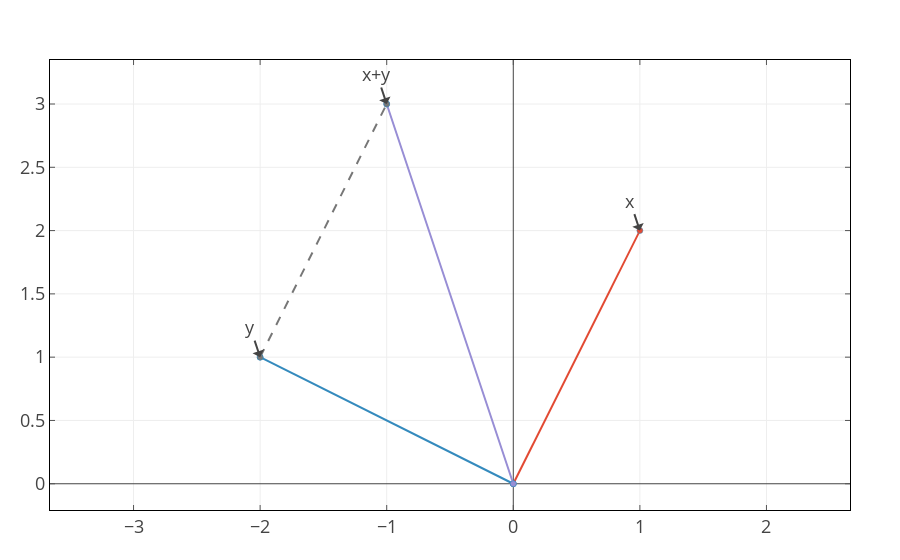

Notebook cell for this chart:
### Code cell
x = [1, 2]
y = [-2, 1]
z = x+y
tr = [scatter(x=[0,x[1]], y=[0,x[2]]), 
      scatter(x=[0,y[1]], y=[0,y[2]]),
      scatter(x=[0,z[1]], y=[0,z[2]]),
      scatter(x=[y[1],z[1]], y=[y[2],z[2]],
        line_dash="dash")]
an = [attr(x=x[1], y=x[2], text="x"),
      attr(x=y[1], y=y[2], text="y"),
      attr(x=z[1], y=z[2], text="x+y")]
la = Layout(yaxis_scaleanchor="x", 
         showlegend=false, annotations=an) 
p1 = plot(tr,la,style=nla_style)

### Figure 1 — Plotly figure (JSON) as saved in the notebook; plotly's stock layout.template omitted (floating-point values rounded to 4 significant figures)
{"data": [{"marker": {"color": "#E24A33", "line": {"color": "#348ABD", "width": 0.5}}, "type": "scatter", "x": [0, 1], "y": [0, 2]}, {"marker": {"color": "#348ABD", "line": {"color": "#348ABD", "width": 0.5}}, "type": "scatter", "x": [0, -2], "y": [0, 1]}, {"marker": {"color": "#988ED5", "line": {"color": "#348ABD", "width": 0.5}}, "type": "scatter", "x": [0, -1], "y": [0, 3]}, {"line": {"dash": "dash"}, "marker": {"color": "#777777", "line": {"color": "#348ABD", "width": 0.5}}, "type": "scatter", "x": [-2, -1], "y": [1, 3]}], "layout": {"annotations": [{"text": "x", "x": 1, "y": 2}, {"text": "y", "x": -2, "y": 1}, {"text": "x+y", "x": -1, "y": 3}], "font": {"size": 18}, "margin": {"b": 50, "l": 50, "r": 50, "t": 60}, "showlegend": false, "xaxis": {"linecolor": "black", "mirror": "ticks", "showgrid": true, "tickcolor": "#555555", "tickfont": {"size": 18}, "ticks": "inside", "titlefont": {"color": "#555555", "size": 18}}, "yaxis": {"linecolor": "black", "mirror": "ticks", "scaleanchor": "x", "showgrid": true, "tickcolor": "#555555", "tickfont": {"size": 18}, "ticks": "inside", "titlefont": {"color": "#555555", "size": 18}}}}
